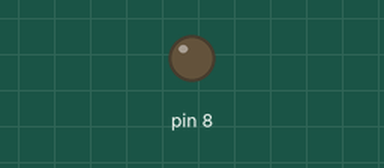
Recording of a sketch running on a simulated Arduino Uno, built with avr-gcc and run on an emulated ATmega328P. On the bench: output pins drawn as LEDs (lit = HIGH).

Above: at 2.5 s.
At 7.0 s:
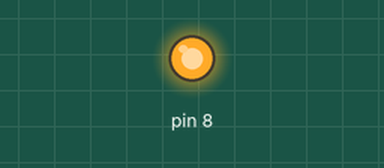
Timing chart, 0 to 11.7 s (numbered marks = the images above):
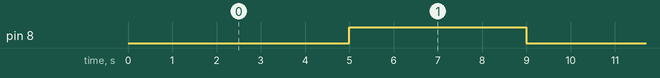

The sketch:

porta_analogica_pwm_liga_led.ino
```cpp
void setup() {
  pinMode(8, OUTPUT);
}

void loop() {
    analogWrite(8,0);
    delay(1000);
    analogWrite(8,20);
    delay(1000);
    analogWrite(8,50);
    delay(1000);
    analogWrite(8,80);
    delay(1000);
    analogWrite(8,110);
    delay(1000);
    analogWrite(8,150);
    delay(1000);
    analogWrite(8,180);
    delay(1000);
    analogWrite(8,200);
    delay(1000);
    analogWrite(8,230);
    delay(1000);
    analogWrite(8,255);
}
```

Measured:
- by itself, pin 8: alternates HIGH for 4.0 s and LOW for 5.0 s
